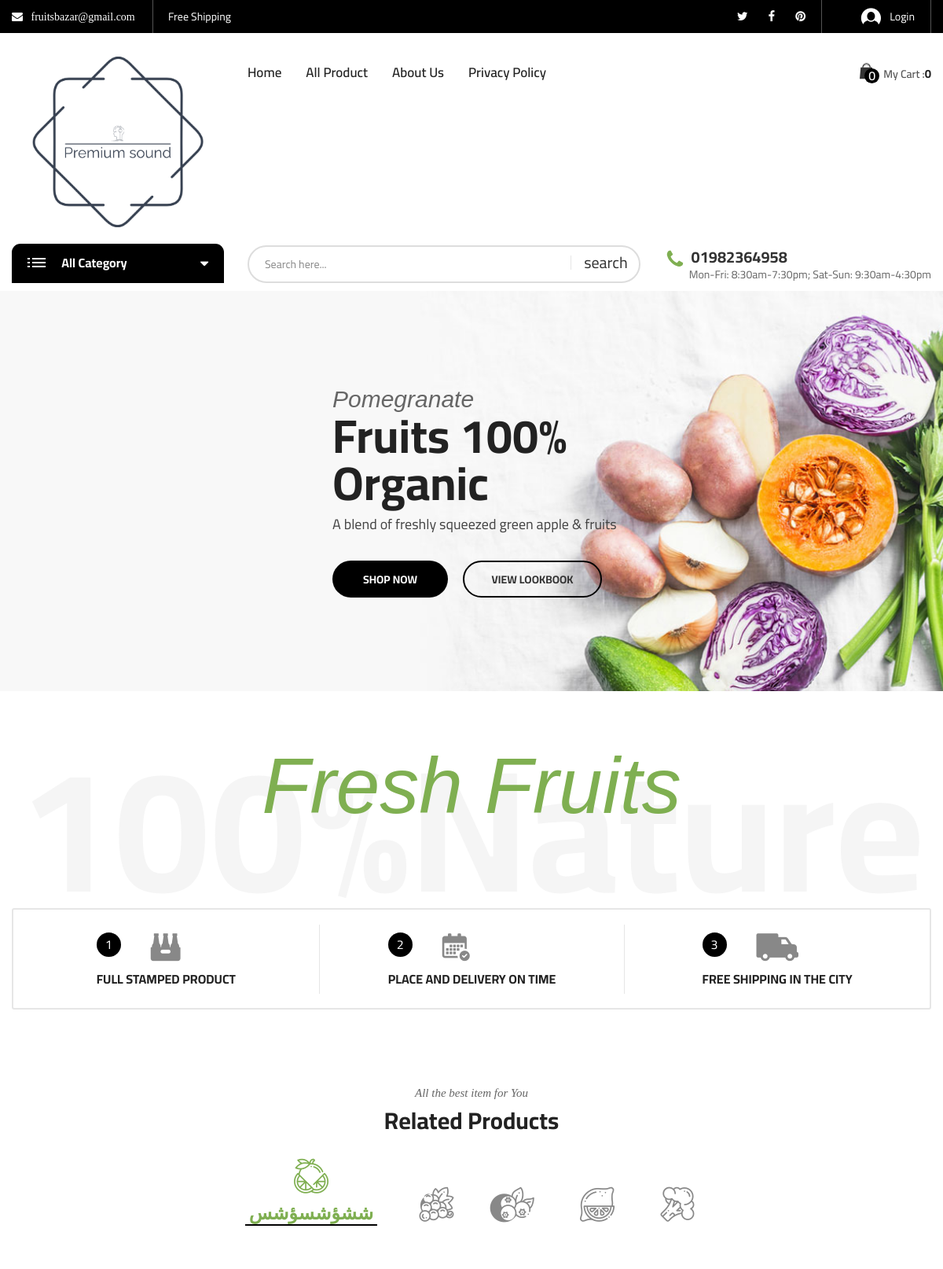
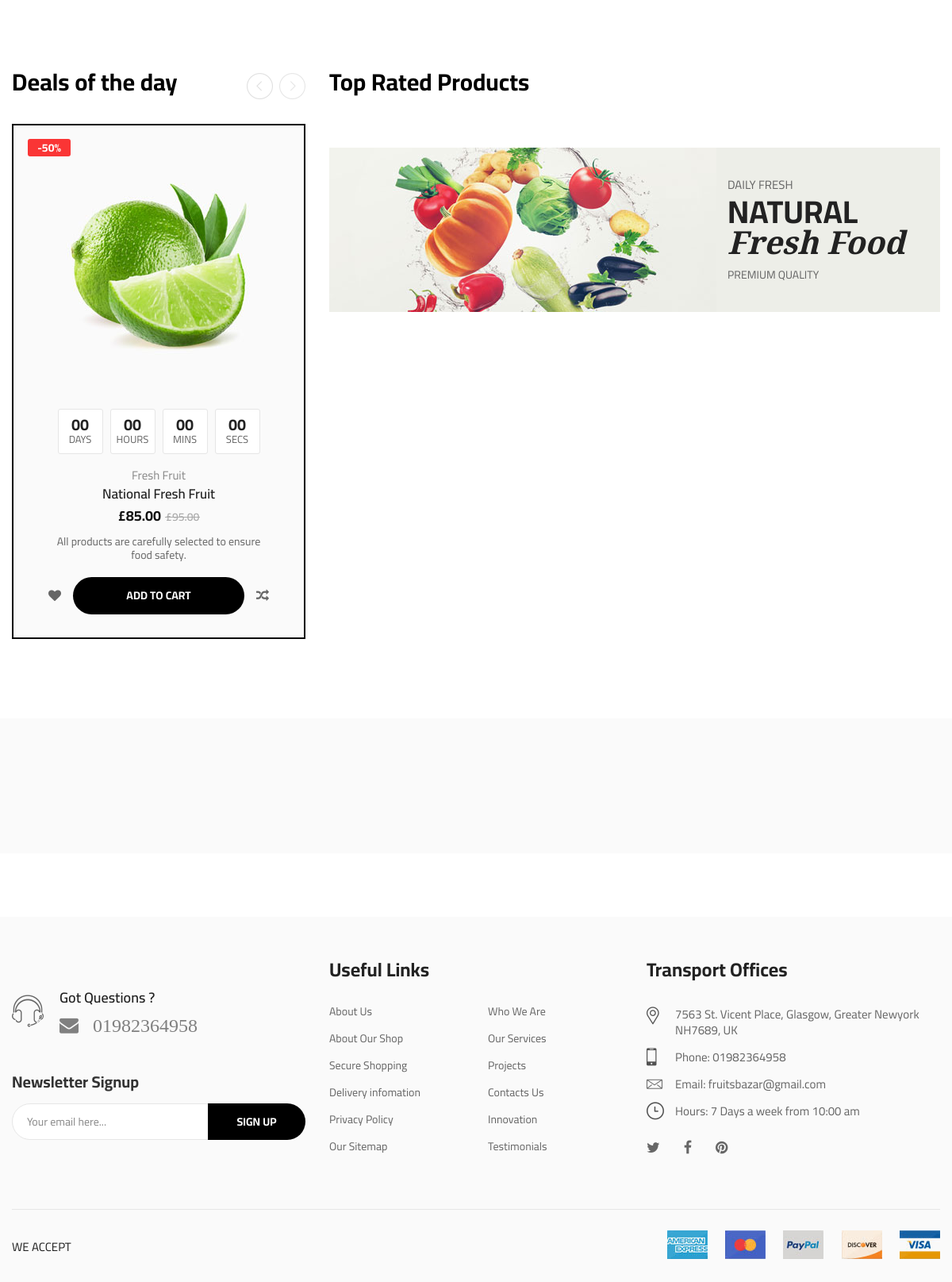
The page / on the database its author committed (2 pictures, top to bottom).
### tables this page shows
CREATE TABLE `header_info` (
  `id` int(10) NOT NULL,
  `email` varchar(30) NOT NULL,
  `tweeter` varchar(500) NOT NULL,
  `fb_link` varchar(500) NOT NULL,
  `pinterest` varchar(500) NOT NULL,
  `phone` varchar(20) NOT NULL
);

CREATE TABLE `add_logo` (
  `id` int(10) NOT NULL,
  `img` varchar(200) NOT NULL
);

CREATE TABLE `slider` (
  `slider_id` int(11) NOT NULL,
  `first_line` varchar(255) NOT NULL,
  `second_line` varchar(255) NOT NULL,
  `third_line` varchar(255) NOT NULL,
  `btn_left` varchar(25) NOT NULL,
  `btn_right` varchar(25) NOT NULL,
  `slider_img` varchar(255) NOT NULL
);

### admin/class/adminback.php (called while the page is built, shortened)
<?php
class  adminback
{
    private $connection;
    function __construct()
    {
        $dbhost = "localhost";
        $dbuser = "root";
        $dbpass = "";
        $dbname = "ecommerce";
        $this->connection = mysqli_connect($dbhost, $dbuser, $dbpass, $dbname);
    }
    function display_links()
    {
        $query = "SELECT * FROM header_info";
        if (mysqli_query($this->connection, $query)) {
            $ctg_info = mysqli_query($this->connection, $query);
            return $ctg_info;
        }
    }
    function display_logo()
    {
        $query = "SELECT * FROM add_logo";
        if (mysqli_query($this->connection, $query)) {
            $pdt_info = mysqli_query($this->connection, $query);
            return $pdt_info;
        }
    }
    function SlideShow()
    {
        $query = "SELECT * FROM `slider`";
        if (mysqli_query($this->connection, $query)) {
            $row = mysqli_query($this->connection, $query);
            return $row;
        }
    }
}

### includes/slider_main.php (the view, shortened to what this page needs)
<div class="main-slide block-slider nav-change">
                <ul class="biolife-carousel" data-slick='{"arrows": true, "dots": false, "slidesMargin": 0, "slidesToShow": 1, "infinite": false, "speed": 800}' >
                <?php
                    $obj = new adminback();
                   $rows =  $obj->SlideShow();
                   while ($row = mysqli_fetch_assoc($rows)){
                ?>
                <li>
                        <div class="slide-contain slider-opt03__layout02 slide_animation type_02">
                            <div class="media background-geen-01" style="background-image: url('admin/uploads/<?php echo $row["slider_img"]?>');"></div>
                            <div class="text-content">
                                <i class="first-line"><?php echo $row['first_line']; ?></i>
                                <h3 class="second-line"> <?php echo $row['second_line']; ?> </h3>
                                <p class="third-line"><?php echo $row['third_line']; ?></p>
                                <p class="buttons">
                                    <a href="./all_product.php" class="btn btn-bold"><?php echo $row['btn_left']; ?></a>
                                    <a href="#" class="btn btn-thin"><?php echo $row['btn_right']; ?></a>
                                </p>
                            </div>
                        </div>
                    </li>
                    <?php
                         }
                    ?>
                </ul>
            </div>

### includes/header_top.php (shortened to what this page needs)
<?php
$obj= new adminback();
    $links = $obj->display_links();
?>
<div class="header-top bg-main hidden-xs">
            <div class="container">
                <div class="top-bar left">
                    <ul class="horizontal-menu">
                        <?php
                        while( $link = mysqli_fetch_assoc($links)){?>
                        <li>
                            <a class="fa fa-envelope" href="" > &nbsp;
                           <?php  echo $link['email'];  ?>
                          </a></li>
                        <li><a href="#">Free Shipping</a></li>
                    </ul>
                </div>
                <div class="top-bar right">
                    <ul class="social-list">
                        <li><a href="#<?php  echo $link['tweeter'];  ?>"><i class="fa fa-twitter" aria-hidden="true"></i></a></li>
                        <li><a href="#<?php  echo $link['fb_link'];  ?>"><i class="fa fa-facebook" aria-hidden="true"></i></a></li>
                        <li><a href="#<?php  echo $link['pinterest'];  ?>"><i class="fa fa-pinterest" aria-hidden="true"></i></a></li>
                               <?php } ?>
                    </ul>
                    <ul class="horizontal-menu">
                        <li><a href="user_login.php" class="login-link"><i class="biolife-icon icon-login"></i>
                        <?php
                        if(isset($_SESSION['username'])){
                            echo $_SESSION['username'];
                        }else{
                            echo "Login";
                        }
                        ?>
                        </a></li>
                    </ul>
                </div>
            </div>
        </div>

### includes/header_middle.php (shortened to what this page needs)
<?php
$obj = new adminback();
$logo_info = $obj->display_logo();
?>
<div class="header-middle biolife-sticky-object ">
    <div class="container">
        <div class="row">
            <div class="col-lg-3 col-md-2 col-md-6 col-xs-6">
                <a href="index.php" class="biolife-logo">
                    <?php while ($logo = mysqli_fetch_assoc($logo_info)) {
                    ?>
                        <img src="admin/uploads/<?php echo $logo['img']; ?>" alt="biolife logo">
                </a>
            <?php } ?>
            </div>
            <div class="col-lg-6 col-md-7 hidden-sm hidden-xs">
                <div class="primary-menu">
                    <ul class="menu biolife-menu clone-main-menu clone-primary-menu" id="primary-menu" data-menuname="main menu">
                        <li class="menu-item"><a href="index.php">Home</a></li>
                        <li class="menu-item"><a href="all_product.php">All Product</a></li>
                        <li class="menu-item"><a href="#">About Us</a></li>
                        <li class="menu-item"><a href="#">Privacy Policy </a></li>
                    </ul>
                </div>
            </div>
            <div class="col-lg-3 col-md-3 col-md-6 col-xs-6">
                <div class="biolife-cart-info">
                    <div class="minicart-block">
                        <div class="minicart-contain">
                            <a href="javascript:void(0)" class="link-to">
                                <span class="icon-qty-combine">
                                    <span class="qty">
                                        <?php
                                        if (isset($_SESSION['cart'])) {
                                            echo $_SESSION['cart_pdt_number'];
                                        } else {
                                            echo "0";
                                        }
                                        ?>
                                    </span>
                                </span>
                                <span class="title">My Cart :</span>
                                <span class="sub-total">
                                    <?php
                                    if (isset($_SESSION['cart'])) {
                                        echo $_SESSION['subtotal'];
                                    } else {
                                        echo "0";
                                    }
                                    ?></span>
                            </a>
                        </div>
                    </div>
                </div>
            </div>
        </div>
    </div>
</div>

### includes/header_bottom.php
<?php
$obj = new adminback();
$links = $obj->display_links();
$link = mysqli_fetch_assoc($links);
?>
<div class="header-bottom hidden-sm hidden-xs">
    <div class="container">
        <div class="row">
            <div class="col-lg-3 col-md-4">
                <?php
                include_once("vertical_menu.php")
                ?>
            </div>
            <div class="col-lg-9 col-md-8 padding-top-2px">
                <?php
                include_once("search_bar.php")
                ?>
                <div class="live-info">
                    <p class="telephone"><i class="fa fa-phone" aria-hidden="true"></i><b class="phone-number"> <?php echo $link['phone'] ?> </b></p>
                    <p class="working-time">Mon-Fri: 8:30am-7:30pm; Sat-Sun: 9:30am-4:30pm</p>
                </div>
            </div>
        </div>
    </div>
</div>

### includes/footer.php
<?php
$obj= new adminback();
    $links = $obj->display_links();
    $link = mysqli_fetch_assoc($links);
?>
<footer id="footer" class="footer layout-03">
        <div class="footer-content background-footer-03">
            <div class="container">
                <div class="row">
                    <div class="col-lg-4 col-md-4 col-sm-9">
                        <section class="footer-item">
                            <div class="footer-phone-info">
                                <i class="biolife-icon icon-head-phone"></i>
                                <p class="r-info">
                                    <span>Got Questions ?</span>
                                    <span class="h4"> <a class="fa fa-envelope" href="#" style="color: gray; font-size:24px"> &nbsp;
                           <?php
                             echo $link['phone'];
                             ?>
                          </a></span>
                                </p>
                            </div>
                            <div class="newsletter-block layout-01">
                                <h4 class="title">Newsletter Signup</h4>
                                <div class="form-content">
                                    <form action="#" name="new-letter-foter">
                                        <input type="email" class="input-text email" value="" placeholder="Your email here...">
                                        <button type="submit" class="bnt-submit" name="ok">Sign up</button>
                                    </form>
                                </div>
                            </div>
                        </section>
                    </div>
                    <div class="col-lg-4 col-md-4 col-sm-6 md-margin-top-5px sm-margin-top-50px xs-margin-top-40px">
                        <section class="footer-item">
                            <h3 class="section-title">Useful Links</h3>
                            <div class="row">
                                <div class="col-lg-6 col-sm-6 col-xs-6">
                                    <div class="wrap-custom-menu vertical-menu-2">
                                        <ul class="menu">
                                            <li><a href="#">About Us</a></li>
                                            <li><a href="#">About Our Shop</a></li>
                                            <li><a href="#">Secure Shopping</a></li>
                                            <li><a href="#">Delivery infomation</a></li>
                                            <li><a href="#">Privacy Policy</a></li>
                                            <li><a href="#">Our Sitemap</a></li>
                                        </ul>
                                    </div>
                                </div>
                                <div class="col-lg-6 col-sm-6 col-xs-6">
                                    <div class="wrap-custom-menu vertical-menu-2">
                                        <ul class="menu">
                                            <li><a href="#">Who We Are</a></li>
                                            <li><a href="#">Our Services</a></li>
                                            <li><a href="#">Projects</a></li>
                                            <li><a href="#">Contacts Us</a></li>
                                            <li><a href="#">Innovation</a></li>
                                            <li><a href="#">Testimonials</a></li>
                                        </ul>
                                    </div>
                                </div>
                            </div>
                        </section>
                    </div>
                    <div class="col-lg-4 col-md-4 col-sm-6 md-margin-top-5px sm-margin-top-50px xs-margin-top-40px">
                        <section class="footer-item">
                            <h3 class="section-title">Transport Offices</h3>
                            <div class="contact-info-block footer-layout xs-padding-top-10px">
                                <ul class="contact-lines">
                                    <li>
                                        <p class="info-item">
                                            <i class="biolife-icon icon-location"></i>
                                            <b class="desc">7563 St. Vicent Place, Glasgow, Greater Newyork NH7689, UK </b>
                                        </p>
                                    </li>
                                    <li>
                                        <p class="info-item">
                                            <i class="biolife-icon icon-phone"></i>
                                            <b class="desc">Phone: <?php echo $link['phone'] ?></b>
                                        </p>
                                    </li>
                                    <li>
                                        <p class="info-item">
                                            <i class="biolife-icon icon-letter"></i>
                                            <b class="desc">Email:  <?php echo $link['email'] ?></b>
                                        </p>
                                    </li>
                                    <li>
                                        <p class="info-item">
                                            <i class="biolife-icon icon-clock"></i>
                                            <b class="desc">Hours: 7 Days a week from 10:00 am</b>
                                        </p>
                                    </li>
                                </ul>
                            </div>
                            <div class="biolife-social inline">
                                <ul class="socials">
                                    <li><a href="<?php echo $link['tweeter'] ?>" title="twitter" class="socail-btn"><i class="fa fa-twitter" aria-hidden="true"></i></a></li>
                                    <li><a href="<?php echo $link['fb_link'] ?>" title="facebook" class="socail-btn"><i class="fa fa-facebook" aria-hidden="true"></i></a></li>
                                    <li><a href="<?php echo $link['pinterest'] ?>" title="pinterest" class="socail-btn"><i class="fa fa-pinterest" aria-hidden="true"></i></a></li>
                                </ul>
                            </div>
                        </section>
                    </div>
                </div>
                <div class="row">
                    <div class="col-xs-12">
                        <div class="separator sm-margin-top-62px xs-margin-top-40px"></div>
                    </div>
                    <div class="col-lg-6 col-sm-6 col-xs-12">
                       <div class="copy-right-text"><p>WE ACCEPT</p></div>
                    </div>
                    <div class="col-lg-6 col-sm-6 col-xs-12">
                        <div class="payment-methods">
                            <ul>
                                <li><a href="#" class="payment-link"><img src="assets/images/card1.jpg" width="51" height="36" alt=""></a></li>
                                <li><a href="#" class="payment-link"><img src="assets/images/card2.jpg" width="51" height="36" alt=""></a></li>
                                <li><a href="#" class="payment-link"><img src="assets/images/card3.jpg" width="51" height="36" alt=""></a></li>
                                <li><a href="#" class="payment-link"><img src="assets/images/card4.jpg" width="51" height="36" alt=""></a></li>
                                <li><a href="#" class="payment-link"><img src="assets/images/card5.jpg" width="51" height="36" alt=""></a></li>
                            </ul>
                        </div>
                    </div>
                </div>
            </div>
        </div>
    </footer>

### rows shown on the page
header_info: email "fruitsbazar@gmail.com", phone "01982364958"
add_logo: img (picture)
slider: slider_img (picture), first_line "Pomegranate", second_line "Fruits 100% Organic", third_line "A blend of freshly squeezed green apple & fruits", btn_left "SHOP NOW", btn_right "VIEW LOOKBOOK"

### other values the page prints
$array_collum['0'] "ششؤشسؤشس"
